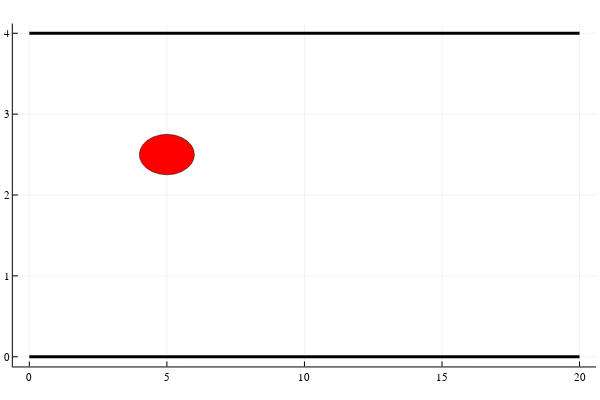

Notebook code for this chart:
### Code cell
plotlyjs()
draw_road(road,0,20)

### Figure 1 — Plotly figure (JSON) as saved in the notebook; plotly's stock layout.template omitted (floating-point values rounded to 4 significant figures; data arrays with more than 128 entries replaced by an {"elided": "..."} marker saying what was removed)
{"data": [{"colorbar": {"title": ""}, "legendgroup": "y1", "line": {"color": "rgba(0, 0, 0, 1.000)", "dash": "solid", "shape": "linear", "width": 3}, "mode": "lines", "name": "y1", "showlegend": true, "type": "scatter", "x": [0, 0.1953, 2.001, 3.087, 4.004, 5.001, 5.92, 6.905, 8.047, 9.061, 9.951, 10.92, 11.9, 12.97, 14.0, 15.07, 15.97, 17.06, 18.09, 19.75, 20], "xaxis": "x", "y": [0, 0, 0, 0, 0, 0, 0, 0, 0, 0, 0, 0, 0, 0, 0, 0, 0, 0, 0, 0, 0], "yaxis": "y", "zmax": null, "zmin": null}, {"colorbar": {"title": ""}, "legendgroup": "y2", "line": {"color": "rgba(0, 0, 0, 1.000)", "dash": "solid", "shape": "linear", "width": 3}, "mode": "lines", "name": "y2", "showlegend": true, "type": "scatter", "x": [0, 0.1953, 2.001, 3.087, 4.004, 5.001, 5.92, 6.905, 8.047, 9.061, 9.951, 10.92, 11.9, 12.97, 14.0, 15.07, 15.97, 17.06, 18.09, 19.75, 20], "xaxis": "x", "y": [4, 4, 4, 4, 4, 4, 4, 4, 4, 4, 4, 4, 4, 4, 4, 4, 4, 4, 4, 4, 4], "yaxis": "y", "zmax": null, "zmin": null}, {"fill": "tozeroy", "fillcolor": "rgba(255, 0, 0, 1.000)", "hoverinfo": "none", "legendgroup": "y3", "line": {"color": "rgba(0, 0, 0, 1.000)", "dash": "solid", "width": 0.5}, "mode": "lines", "name": "y3", "showlegend": true, "type": "scatter", "x": {"elided": "501 float values"}, "xaxis": "x1", "y": {"elided": "501 float values"}, "yaxis": "y1"}], "layout": {"annotations": [], "height": 400, "margin": {"b": 20, "l": 0, "r": 0, "t": 20}, "paper_bgcolor": "rgba(255, 255, 255, 1.000)", "plot_bgcolor": "rgba(255, 255, 255, 1.000)", "showlegend": false, "width": 600, "xaxis": {"anchor": "y", "domain": [0.02138, 0.9934], "gridcolor": "rgba(0, 0, 0, 0.100)", "gridwidth": 0.5, "linecolor": "rgba(0, 0, 0, 1.000)", "mirror": false, "range": [-0.6, 20.6], "showgrid": true, "showline": true, "showticklabels": true, "tickangle": 0, "tickcolor": "rgb(0, 0, 0)", "tickfont": {"color": "rgba(0, 0, 0, 1.000)", "family": "sans-serif", "size": 11}, "tickmode": "array", "ticks": "inside", "ticktext": ["0", "5", "10", "15", "20"], "tickvals": [0, 5, 10, 15, 20], "title": "", "titlefont": {"color": "rgba(0, 0, 0, 1.000)", "family": "sans-serif", "size": 15}, "type": "-", "visible": true, "zeroline": false, "zerolinecolor": "rgba(0, 0, 0, 1.000)"}, "yaxis": {"anchor": "x", "domain": [0.03762, 0.9902], "gridcolor": "rgba(0, 0, 0, 0.100)", "gridwidth": 0.5, "linecolor": "rgba(0, 0, 0, 1.000)", "mirror": false, "range": [-0.12, 4.12], "showgrid": true, "showline": true, "showticklabels": true, "tickangle": 0, "tickcolor": "rgb(0, 0, 0)", "tickfont": {"color": "rgba(0, 0, 0, 1.000)", "family": "sans-serif", "size": 11}, "tickmode": "array", "ticks": "inside", "ticktext": ["0", "1", "2", "3", "4"], "tickvals": [0, 1, 2, 3, 4], "title": "", "titlefont": {"color": "rgba(0, 0, 0, 1.000)", "family": "sans-serif", "size": 15}, "type": "-", "visible": true, "zeroline": false, "zerolinecolor": "rgba(0, 0, 0, 1.000)"}}}
